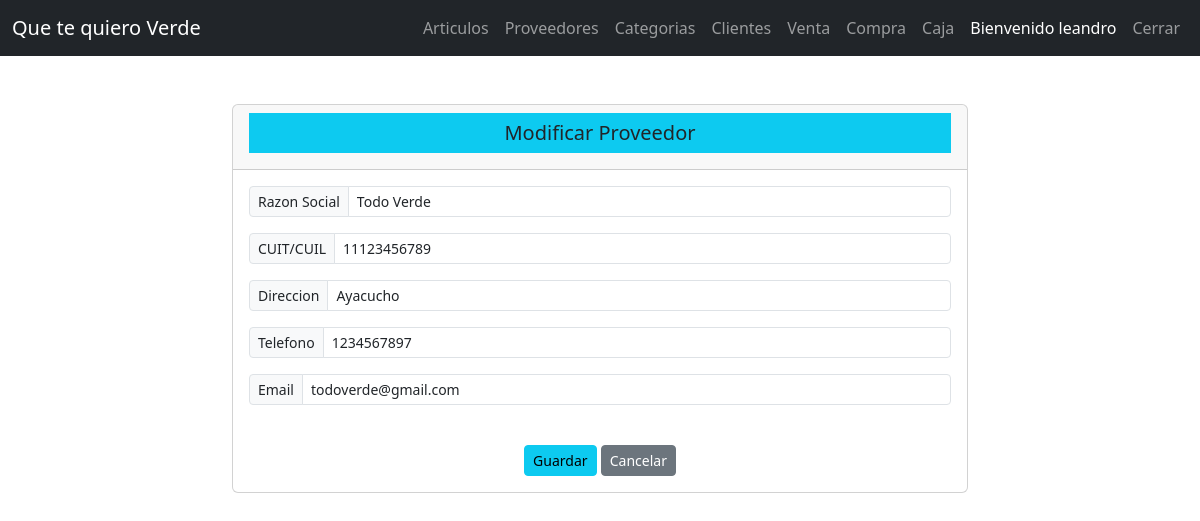
The app's page /proveedores/modificar/1 (signed in) with its own data.
### tienda/modelos/user.py (models this page shows, shortened)
class User(db.Model):
    id = db.Column(db.Integer, primary_key = True)
    username = db.Column(db.String(20), unique = True, nullable = False)
    password = db.Column(db.Text, nullable = False)
    apellido = db.Column(db.String(40))
    nombre = db.Column(db.String(40))
    cuit = db.Column(db.String(12))
    tcliente = db.Column(db.String(40))
    direccion = db.Column(db.String(60))
    telefono = db.Column(db.String(40))
    email = db.Column(db.String(40))
    fechanac = db.Column(db.String(40))

### tienda/modelos/proveedor.py (models this page shows, shortened)
class Proveedor(db.Model):
    id = db.Column(db.Integer, primary_key = True)
    razonsocial = db.Column(db.String(50), unique = True, nullable = False)
    cuit = db.Column(db.String(12), unique = True, nullable = False)
    direccion = db.Column(db.String(50), nullable = False)
    telefono = db.Column(db.String(20), nullable = False)
    email = db.Column(db.String(50), nullable = False)
    creado_por = db.Column(db.Integer, nullable = False)

### tienda/routers/proveedores.py (the view, shortened to what this page needs)
@bp.route('/modificar/<int:id>', methods = ["GET", "POST"])
@login_required
@login_admin
def modificar(id):
    provee = get_proveedor(id)
    return render_template('proveedor/modificar.html', provee = provee)

### tienda/routers/auth.py (called while the page is built)
@bp.before_app_request
def load_logged_in_user():
    user_id = session.get('user_id')
    if user_id is None:
        g.user = None
    else:
        g.user = user.User.query.get_or_404(user_id)

def login_required(view):
    @functools.wraps(view)
    def wrapped_view(**kwargs):
        if g.user is None:
            return redirect(url_for('auth.login'))
        return view(**kwargs)
    return wrapped_view

def login_admin(view):
    @functools.wraps(view)
    def wrapped_view(**kwargs):
        if g.user.tcliente != "Administrador":
            return redirect(url_for('ventas.principal'))
        return view(**kwargs)
    return wrapped_view

### tienda/routers/proveedores.py (called while the page is built)
def get_proveedor(id):
    proveedor_buscado = proveedor.Proveedor.query.get_or_404(id)
    return proveedor_buscado

### tienda/templates/proveedor/modificar.html
{% extends 'base.html' %}
{% block content %}
<div class="container mt-5">
    <div class="row justify-content-center">
        <div class="col-sm-8">
            <div class="card">
                <div class="card-header">
                    <h5 class="text-center bg-info p-2">{% block title %}Modificar Proveedor{% endblock %}</h5>
                </div>
                <div class="card-body">
                    <form action="" method="post">
                        <div class="input-group input-group-sm mb-3">
                            <span class="input-group-text" id="inputGroup-sizing-sm">Razon Social</span>
                            <input type="text" class="form-control" aria-label="Razon Social" aria-describedby="inputGroup-sizing-sm" id="razonsocial" name="razonsocial" maxlength="50" value="{{ provee.razonsocial }}">
                        </div>
                        <div class="input-group input-group-sm mb-3">
                            <span class="input-group-text" id="inputGroup-sizing-sm">CUIT/CUIL</span>
                            <input type="text" class="form-control" aria-label="Cuit/Cuil" aria-describedby="inputGroup-sizing-sm" id="cuit" name="cuit" maxlength="12" value="{{ provee.cuit }}">
                        </div>
                        <div class="input-group input-group-sm mb-3">
                            <span class="input-group-text" id="inputGroup-sizing-sm">Direccion</span>
                            <input type="text" class="form-control" aria-label="Direccion" aria-describedby="inputGroup-sizing-sm" id="direccion" name="direccion" maxlength="50" value="{{ provee.direccion }}">
                        </div>
                        <div class="input-group input-group-sm mb-3">
                            <span class="input-group-text" id="inputGroup-sizing-sm">Telefono</span>
                            <input type="text" class="form-control" aria-label="Telefono" aria-describedby="inputGroup-sizing-sm" id="telefono" name="telefono" maxlength="20" value="{{ provee.telefono }}">
                        </div>
                        <div class="input-group input-group-sm mb-3">
                            <span class="input-group-text" id="inputGroup-sizing-sm">Email</span>
                            <input type="email" class="form-control" aria-label="Email" aria-describedby="inputGroup-sizing-sm" id="email" name="email" maxlength="50" value="{{ provee.email }}">
                        </div>
                        <br>
                        <div class="text-center">
                            <input type="submit" class="btn btn-info btn-sm" value="Guardar">
                            <a href="{{ url_for('proveedores.lista') }}" class="btn btn-secondary btn-sm">Cancelar</a>
                        </div>
                    </form>
                </div>
            </div>
        </div>
    </div>
</div>
{% endblock %}

### tienda/templates/_navbar.html (shortened to what this page needs)
<nav class="navbar navbar-expand-md navbar-dark bg-dark">
    <div class="container-fluid">
      <a class="navbar-brand" href="">Que te quiero Verde</a>
      <div class="collapse navbar-collapse justify-content-end" id="navbarNav">
        <ul class="navbar-nav">
          {% if g.user %}
            <li class="nav-item">
              <a class="nav-link" href="{{url_for('articulos.lista')}}">Articulos</a>
            </li>
            {% if g.user.tcliente == "Administrador" %}
              <li class="nav-item">
                <a class="nav-link" href="{{url_for('proveedores.lista')}}">Proveedores</a>
              </li>
              <li class="nav-item">
                <a class="nav-link" href="{{url_for('categorias.lista')}}">Categorias</a>
              </li>
              <li class="nav-item">
                <a class="nav-link" href="{{url_for('clientes.lista')}}">Clientes</a>
              </li>
              <li class="nav-item">
                <a class="nav-link" href="{{url_for('ventas.lista')}}">Venta</a>
              </li>
              <li class="nav-item">
                <a class="nav-link" href="{{url_for('compras.lista')}}">Compra</a>
              </li>
              <li class="nav-item">
                <a class="nav-link" href="{{url_for('cajas.lista')}}">Caja</a>
              </li>
            {% else %}
              <li class="nav-item">
                <a class="nav-link" href="">Carrito de Compras</a>
              </li>
            {% endif %}
            <li class="nav-item">
              <span class="nav-link active">Bienvenido {{ g.user.username }}</span>
            </li>
            <li class="nav-item">
              <a class="nav-link" href="{{url_for('auth.logout')}}">Cerrar</a>
            </li>
          {% endif %}
        </ul>
      </div>
    </div>
</nav>

### records on screen
User: user.username "leandro"
Proveedor: razonsocial "Todo Verde", cuit "11123456789", direccion "Ayacucho", telefono "1234567897", email "todoverde@gmail.com"
